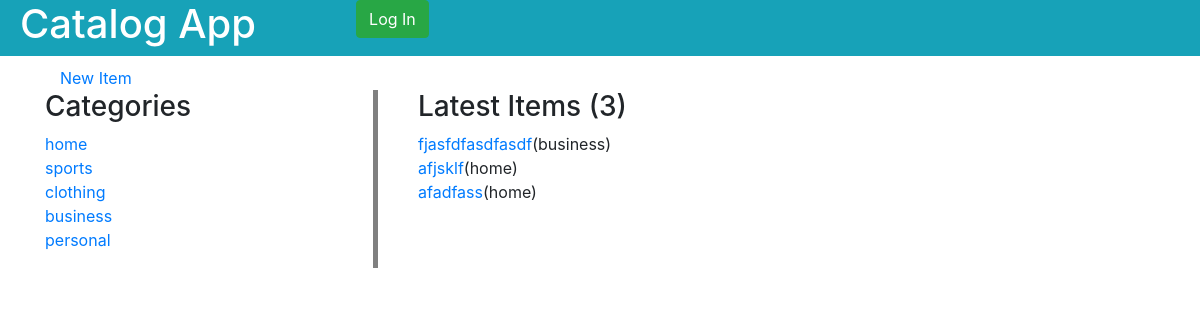
The app's page /catalog/, older data.
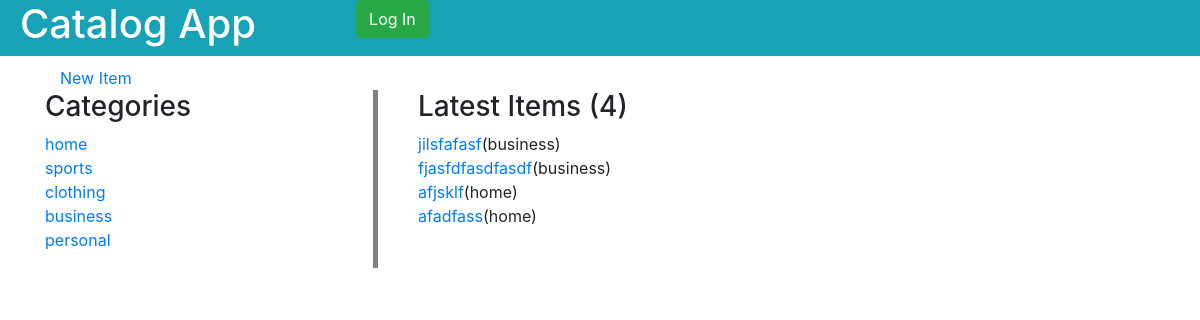
The same page, newer data.
### db_setup.py (models this page shows, shortened)
class Item(Base):
    __tablename__ = 'items'
    id = Column(Integer, primary_key=True, autoincrement=True)
    name = Column(String(120), nullable=False)
    category = Column(String(120), nullable=False)
    description = Column(String(120))
    added_at = Column(DateTime(), default=datetime.datetime.utcnow, nullable=False) #confirm its auto adding this
    user_email = Column(String(120), ForeignKey('users.email'))
    user = relationship("User", backref="users", cascade="all, delete")

### application.py (the view)
@app.route('/catalog/', methods = ['GET', 'POST'])
def catalogHome():
    state = setState()
    categories = ['home', 'sports', 'clothing', 'business', 'personal']
    allItems = session.query(Item).order_by(desc(Item.added_at)).limit(20).all()
    totalItems = session.query(Item).count()
    return render_template('categories.html', items=allItems, categories= \
    categories, count=totalItems, state=state)

### application.py (called while the page is built)
def setState():
    valid = (string.ascii_letters, string.digits, ':*&^')
    state = gen_random_string(valid, 32)
    login_session['state'] = state
    return state

### helpers.py (called while the page is built)
def gen_random_string(valid, length):
        random_string = ''.join(valid)
        return ''.join(random.choice(random_string) for x in range(length))

### templates/categories.html (shortened to what this page needs)
{% extends "base.html" %}
{% block head %}
  {{ super() }}
{% endblock %}
{% block content %}
<div class="container">
    <a href='{{ url_for('newItem', category=category) }}'>New Item</a>
</div>
<div id="categories">
    {% if category %}
      <h3>{{category}}</h3>
    {% else %}
      <h3>Categories</h3>
    {% endif %}
    <ul class="list-unstyled">
        {% for category in categories %}
        <li><a href='{{ url_for('categoryItems', category=category) }}'>{{category}}</a></li>
        {% endfor %}
    </ul>
</div>
<div id="items">
    <h3>Latest Items ({{count}})</h3>
    <ul class="list-unstyled">
        {% for item in items %}
        <li><a href='{{ url_for('itemInfo', item_id=item.id, category=item.category) }}'>{{item.name}}</a>({{item.category}})</li>
        {% endfor %}
    </ul>
</div>
</div>
{% endblock %}

### templates/base.html (shortened to what this page needs)
<!DOCTYPE html>
<head>
  {% block head %}
  <link rel="stylesheet" href="{{ url_for('static', filename='style.css') }}">
  <link href="https://stackpath.bootstrapcdn.com/bootstrap/4.1.1/css/bootstrap.min.css" rel="stylesheet">
  {% endblock %}
</head>
<div class="nav bg-info">
  <h1 id="title"><a class="text-white" href="/">Catalog App</a></h1>
  <div id="loginBtn">
    {% if session['logged_in'] %}
      <a class="btn btn-danger float-right" href="{{ url_for('logout') }}">Log Out</a>
    {% else %}
      <a class="btn btn-success" href="{{ url_for('login', state=state) }}">Log In</a>
    {% endif %}
  </div>
</div>
  <div class="container content">
  {% block content %}<p class="text-center">Check out the <a href="{{ url_for('catalogHome') }}">public item catalog</a>!</p>{% endblock %}

### static/style.css (style rules this page uses)
a, a:hover, a:focus { text-decoration: none !important; }
#title { margin-left: 20px; }
#loginBtn { margin-left: 100px; }
.content { margin: 10px 10px; }
#categories { width: 30%; float: left; border-right: 5px solid grey; margin-right: 20px; }
#items { width: 40%; float: left; margin-left: 20px; }

Row changes from the older to the newer data that the page shows:
added Item: name "jilsfafasf", category "business"
Text that changed along with them:
{{ count }}: "3" → "4"
